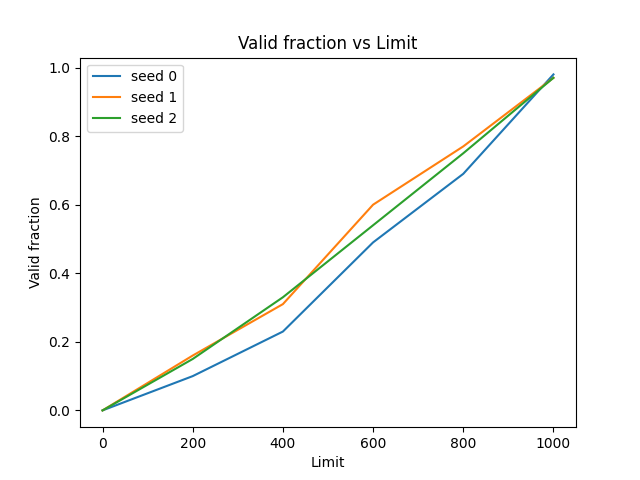

Recreate this plot in Python.
import subprocess
import matplotlib.pyplot as plt

def run_command(s, l):
    command = f"python3 relocation.py -s {s} -n 100 -l {l} -c"
    result = subprocess.run(command, shell=True, capture_output=True, text=True)
    output_lines = result.stdout.splitlines()
    fraction = float(output_lines[-1])  # Assuming the fraction is printed on the last line
    return fraction

def generate_command_combinations():
    s_values = [0, 1, 2]
    l_values = range(0, 1001, 200)
    return [(s, l) for s in s_values for l in l_values]

def main():
    command_combinations = generate_command_combinations()

    results = {s: [] for s in range(0, 3)}

    for s, l in command_combinations:
        result = run_command(s, l)
        results[s].append((l, result))

    for s, data in results.items():
        x = [item[0] for item in data]
        y = [item[1] for item in data]
        plt.plot(x, y, label=f"seed {s}")

    plt.xlabel('Limit')
    plt.ylabel('Valid fraction')
    plt.title('Valid fraction vs Limit')
    plt.legend()
    plt.savefig("plot.png")
    # plt.show()

if __name__ == "__main__":
    main()
